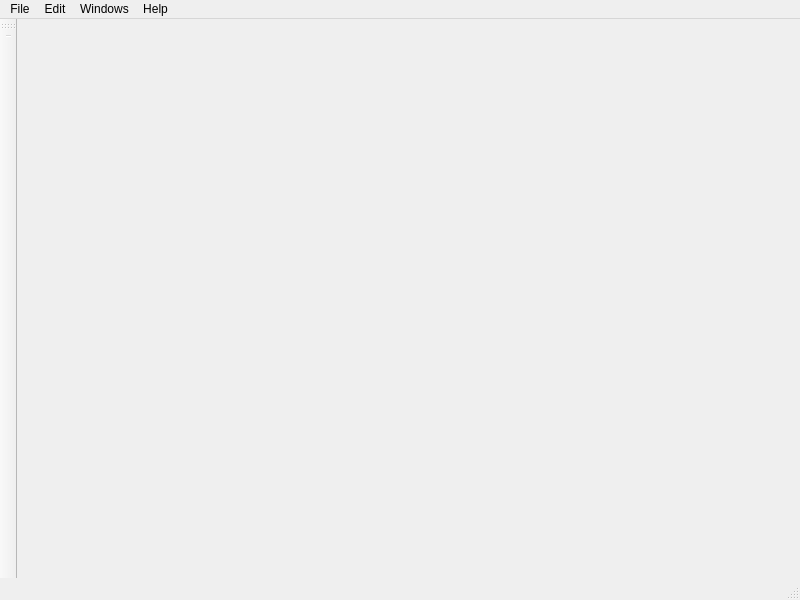
<?xml version="1.0" encoding="UTF-8"?>
<ui version="4.0">
 <class>MainWindow</class>
 <widget class="QMainWindow" name="MainWindow">
  <property name="geometry">
   <rect>
    <x>0</x>
    <y>0</y>
    <width>800</width>
    <height>600</height>
   </rect>
  </property>
  <property name="windowTitle">
   <string>MainWindow</string>
  </property>
  <widget class="QWidget" name="centralwidget"/>
  <widget class="QMenuBar" name="menubar">
   <property name="geometry">
    <rect>
     <x>0</x>
     <y>0</y>
     <width>800</width>
     <height>21</height>
    </rect>
   </property>
   <widget class="QMenu" name="menuFile">
    <property name="title">
     <string>File</string>
    </property>
   </widget>
   <widget class="QMenu" name="menuWindows">
    <property name="title">
     <string>Windows</string>
    </property>
   </widget>
   <widget class="QMenu" name="menuEdit">
    <property name="title">
     <string>Edit</string>
    </property>
   </widget>
   <widget class="QMenu" name="menuHelp">
    <property name="title">
     <string>Help</string>
    </property>
   </widget>
   <addaction name="menuFile"/>
   <addaction name="menuEdit"/>
   <addaction name="menuWindows"/>
   <addaction name="menuHelp"/>
  </widget>
  <widget class="QStatusBar" name="statusbar"/>
  <widget class="QToolBar" name="toolBar">
   <property name="windowTitle">
    <string>toolBar</string>
   </property>
   <attribute name="toolBarArea">
    <enum>LeftToolBarArea</enum>
   </attribute>
   <attribute name="toolBarBreak">
    <bool>false</bool>
   </attribute>
   <addaction name="separator"/>
  </widget>
 </widget>
 <resources/>
 <connections/>
</ui>
